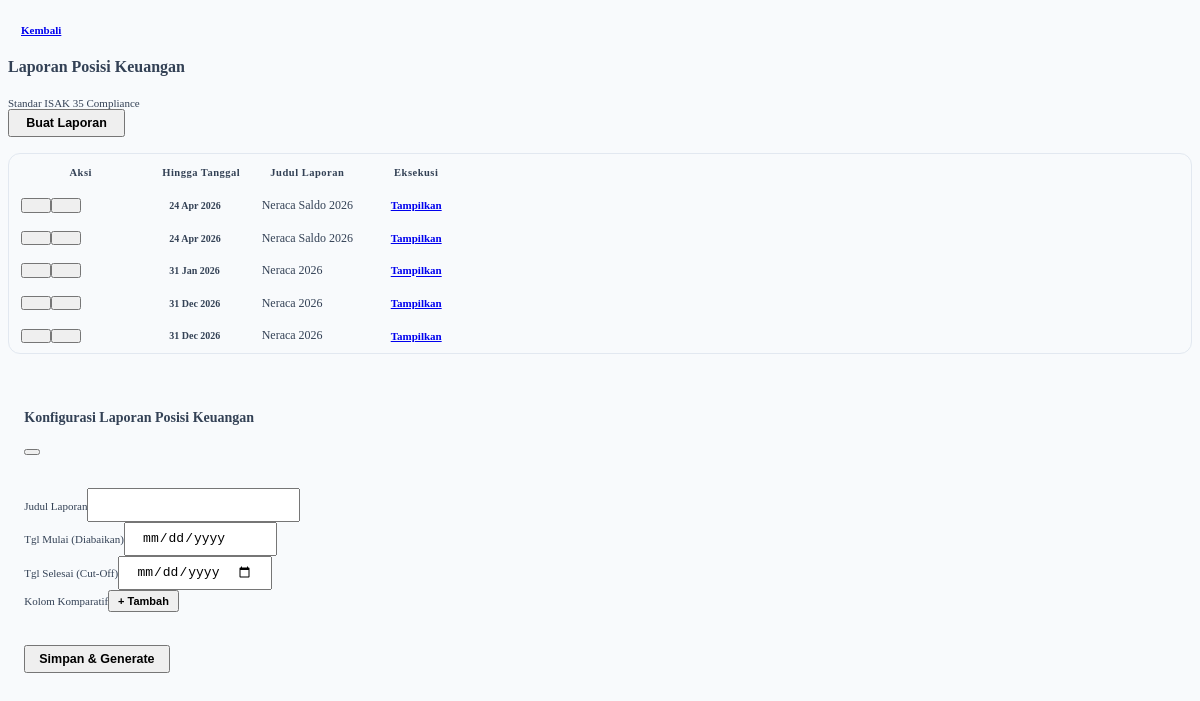
The page /laporan_posisi_keuangan.php on the database its author committed.
### tables this page shows
CREATE TABLE `laporan_keuangan_setting` (
  `id` int(11) NOT NULL AUTO_INCREMENT,
  `judul_laporan` varchar(255) NOT NULL,
  `deskripsi` text DEFAULT NULL,
  `jenis_laporan` varchar(100) DEFAULT NULL,
  `tgl_mulai` date DEFAULT NULL,
  `tgl_akhir` date DEFAULT NULL,
  `metode` enum('Akrual','Cash Basis') DEFAULT 'Akrual',
  `comp_dates` text DEFAULT NULL,
  `created_by` int(11) DEFAULT NULL,
  `created_at` timestamp NOT NULL DEFAULT current_timestamp(),
  PRIMARY KEY (`id`),
  KEY `idx_jenis_laporan` (`jenis_laporan`),
  KEY `idx_jenis_laporan_sync` (`jenis_laporan`),
  KEY `idx_history_report` (`jenis_laporan`),
  KEY `idx_jenis_laporan_neraca` (`jenis_laporan`),
  KEY `idx_report_neraca` (`jenis_laporan`,`tgl_akhir`)
);

### laporan_posisi_keuangan.php (the view, shortened to what this page needs)
<?php
require_once 'engine/LedgerAggregationEngine.php';
$view = $_GET['view'] ?? 'hub';
$sql_history = "SELECT s.*, u.nama_lengkap as creator FROM laporan_keuangan_setting s LEFT JOIN users u ON s.created_by = u.id WHERE s.jenis_laporan IN ('posisi_keuangan', 'neraca', 'laporan_posisi_keuangan') OR s.judul_laporan LIKE '%Neraca%' OR s.judul_laporan LIKE '%Posisi%' ORDER BY s.created_at DESC";
$history = $conn->query($sql_history);
?>
<link rel="stylesheet" href="assets/css/syifa-bs5-fix.css">
<div class="container-fluid py-4 animate__animated animate__fadeIn text-dark">
    <?php if ($view == 'hub'): ?>
        <div class="d-flex justify-content-between align-items-center mb-4 bg-white p-3 rounded-4 shadow-sm border-start border-primary border-4 no-print text-center">
            <div class="d-flex align-items-center gap-3 text-start">
                <a href="index.php?page=laporan_keuangan" class="btn btn-outline-dark rounded-pill px-3 fw-bold shadow-sm small text-uppercase"><i class="fas fa-arrow-left me-1"></i> Kembali</a>
                <div><h4 class="fw-bold mb-0">Laporan Posisi Keuangan</h4><small class="text-muted small text-uppercase fw-bold">Standar ISAK 35 Compliance</small></div>
            </div>
            <button type="button" class="btn btn-primary rounded-pill px-4 fw-bold shadow text-uppercase" onclick="openSetupModal()"><i class="fas fa-plus-circle me-2"></i>Buat Laporan</button>
        </div>
        <div class="card border-0 shadow-sm rounded-4 overflow-hidden bg-white shadow-sm">
            <div class="table-responsive text-center"><table class="table table-hover align-middle mb-0 text-center text-dark"><thead class="table-dark small text-uppercase"><tr><th width="120">Aksi</th><th>Hingga Tanggal</th><th class="text-start">Judul Laporan</th><th class="pe-4">Eksekusi</th></tr></thead><tbody>
                <?php if($history && $history->num_rows > 0): while ($row = $history->fetch_assoc()): ?>
                    <tr><td><div class="btn-group btn-group-sm rounded-pill border bg-white shadow-sm overflow-hidden"><button class="btn btn-white text-warning border-end" onclick='editSetup(this)' data-id="<?= $row['id'] ?>" data-judul="<?= htmlspecialchars($row['judul_laporan'], ENT_QUOTES) ?>" data-start="<?= $row['tgl_mulai'] ?>" data-tgl="<?= $row['tgl_akhir'] ?>" data-comp='<?= htmlspecialchars($row['comp_dates'], ENT_QUOTES) ?>'><i class="fas fa-edit"></i></button><button class="btn btn-white text-danger" onclick="if(confirm('Hapus laporan ini?')) window.location.href='index.php?page=laporan_posisi_keuangan&action=delete_neraca_local&id=<?= $row['id'] ?>'"><i class="fas fa-trash"></i></button></div></td>
                        <td><span class="badge bg-light text-dark border px-3 fw-bold"><?= date('d M Y', strtotime($row['tgl_akhir'])) ?></span></td><td class="text-start fw-bold text-primary"><?= $row['judul_laporan'] ?></td><td class="pe-4 text-center"><a href="index.php?page=laporan_posisi_keuangan&view=render&id=<?= $row['id'] ?>" class="btn btn-primary rounded-pill px-4 btn-sm fw-bold">Tampilkan</a></td></tr>
                <?php endwhile; else: echo "<tr><td colspan='4' class='py-5 text-muted'>Belum ada riwayat laporan Posisi Keuangan.</td></tr>"; endif; ?>
            </tbody></table></div>
        </div>
    <?php endif; ?>
</div>
<div class="modal fade" id="modalSetup" tabindex="-1" data-bs-backdrop="static" aria-hidden="true" style="z-index: 9999;">
    <div class="modal-dialog modal-dialog-centered modal-lg">
        <form action="index.php?page=laporan_posisi_keuangan" method="POST" id="formSetup" class="modal-content border-0 shadow-lg rounded-4 overflow-hidden text-dark">
            <div class="modal-header bg-primary text-white border-0 p-4"><h5 class="modal-title fw-bold text-white">Konfigurasi Laporan Posisi Keuangan</h5><button type="button" class="btn-close btn-close-white shadow-none" data-bs-dismiss="modal"></button></div>
            <div class="modal-body p-4 bg-light text-dark">
                <div class="mb-3"><label class="small fw-bold text-muted mb-1 uppercase">Judul Laporan</label><input type="text" name="judul" id="setup_judul" class="form-control rounded-pill border-0 shadow-sm px-4 py-2" required></div>
                <div class="row g-3 mb-3">
                    <div class="col-md-6"><label class="small fw-bold text-primary mb-1 uppercase">Tgl Mulai (Diabaikan)</label><input type="date" name="start_date" id="setup_start" class="form-control border-0 bg-light text-muted rounded-pill px-4 shadow-sm" readonly></div>
                    <div class="col-md-6"><label class="small fw-bold text-primary mb-1 uppercase">Tgl Selesai (Cut-Off)</label><input type="date" name="end_date" id="setup_end" class="form-control border-0 bg-white rounded-pill px-4 shadow-sm" required onchange="document.getElementById('setup_start').value = this.value.substring(0,4)+'-01-01'"></div>
                </div>
                <div class="border p-3 rounded-4 bg-white mt-3 shadow-sm"><div class="d-flex justify-content-between align-items-center mb-3"><label class="small fw-bold text-secondary mb-0 uppercase">Kolom Komparatif</label><button type="button" class="btn btn-xs btn-outline-primary rounded-pill px-3 fw-bold" onclick="addCompRow()">+ Tambah</button></div><div id="compContainer"></div></div>
            </div>
            <div class="modal-footer border-0 p-4 pt-0 bg-light text-center d-block"><button type="submit" class="btn btn-primary w-100 rounded-pill py-3 fw-bold shadow-lg text-uppercase">Simpan & Generate</button></div>
        </form>
    </div>
</div>

### assets/css/syifa-bs5-fix.css (style rules this page uses)
h4, .h4 { font-size: 16px !important; }
h5, .h5 { font-size: 14px !important; font-weight: 700 !important; }
.table td, .table th { padding: 0.6rem 0.75rem !important; font-size: 12px !important; vertical-align: middle !important; }
.table thead th { font-size: 10.5px !important; letter-spacing: 0.5px; padding-top: 0.8rem !important; padding-bottom: 0.8rem !important; }
.table-responsive { border-radius: 12px !important; border: 1px solid #e2e8f0; }
.form-control, .form-select { font-size: 13px !important; padding: 0.4rem 0.8rem !important; min-height: 34px !important; }
.btn { font-size: 12.5px !important; padding: 0.4rem 1rem !important; font-weight: 600 !important; }
.btn-sm, .btn-xs { font-size: 11px !important; padding: 0.25rem 0.6rem !important; }
.badge { padding: 0.4em 0.7em !important; font-size: 10px !important; font-weight: 700 !important; }
.p-4, .card-body.p-4 { padding: 1.25rem !important; }
.px-4 { padding-left: 1.25rem !important; padding-right: 1.25rem !important; }
.py-4 { padding-top: 1.25rem !important; padding-bottom: 1.25rem !important; }
.mb-4 { margin-bottom: 1.25rem !important; }
.card { border-radius: 14px !important; }
.small, small { font-size: 11px !important; }

### rows shown on the page
laporan_keuangan_setting: tgl_akhir "24 Apr 2026", judul_laporan "Neraca Saldo 2026"
laporan_keuangan_setting: tgl_akhir "24 Apr 2026", judul_laporan "Neraca Saldo 2026"
laporan_keuangan_setting: tgl_akhir "31 Jan 2026", judul_laporan "Neraca 2026"
laporan_keuangan_setting: tgl_akhir "31 Dec 2026", judul_laporan "Neraca 2026"
laporan_keuangan_setting: tgl_akhir "31 Dec 2026", judul_laporan "Neraca 2026"
